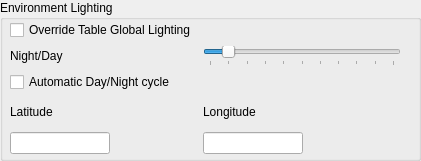
    <widget class="QGroupBox" name="GroupBoxEnvironmentLighting">
     <property name="geometry">
      <rect>
       <x>10</x>
       <y>470</y>
       <width>421</width>
       <height>161</height>
      </rect>
     </property>
     <property name="title">
      <string>Environment Lighting</string>
     </property>
     <widget class="QWidget" name="gridLayoutWidget_49">
      <property name="geometry">
       <rect>
        <x>10</x>
        <y>20</y>
        <width>391</width>
        <height>134</height>
       </rect>
      </property>
      <layout class="QGridLayout" name="GridEnvironmentLighting">
       <item row="3" column="0">
        <widget class="QLabel" name="LabelLatitude">
         <property name="frameShape">
          <enum>QFrame::Shape::NoFrame</enum>
         </property>
         <property name="text">
          <string>Latitude</string>
         </property>
        </widget>
       </item>
       <item row="0" column="0">
        <widget class="QCheckBox" name="OverrideTableEmissionScale">
         <property name="text">
          <string>Override Table Global Lighting</string>
         </property>
        </widget>
       </item>
       <item row="3" column="1">
        <widget class="QLabel" name="LabelLongitude">
         <property name="frameShape">
          <enum>QFrame::Shape::NoFrame</enum>
         </property>
         <property name="text">
          <string>Longitude</string>
         </property>
        </widget>
       </item>
       <item row="1" column="1">
        <widget class="QSlider" name="EmissionScale">
         <property name="minimum">
          <number>0</number>
         </property>
         <property name="maximum">
          <number>10</number>
         </property>
         <property name="singleStep">
          <number>1</number>
         </property>
         <property name="pageStep">
          <number>0</number>
         </property>
         <property name="sliderPosition">
          <number>1</number>
         </property>
         <property name="orientation">
          <enum>Qt::Orientation::Horizontal</enum>
         </property>
         <property name="tickPosition">
          <enum>QSlider::TickPosition::TicksBelow</enum>
         </property>
        </widget>
       </item>
       <item row="2" column="0">
        <widget class="QCheckBox" name="DynamicDayNight">
         <property name="text">
          <string>Automatic Day/Night cycle</string>
         </property>
        </widget>
       </item>
       <item row="1" column="0">
        <widget class="QLabel" name="LabelNightAndDay">
         <property name="frameShape">
          <enum>QFrame::Shape::NoFrame</enum>
         </property>
         <property name="text">
          <string>Night/Day</string>
         </property>
        </widget>
       </item>
       <item row="4" column="0">
        <widget class="QLineEdit" name="Latitude">
         <property name="maximumSize">
          <size>
           <width>100</width>
           <height>16777215</height>
          </size>
         </property>
         <property name="inputMask">
          <string>999999</string>
         </property>
         <property name="text">
          <string/>
         </property>
        </widget>
       </item>
       <item row="4" column="1">
        <widget class="QLineEdit" name="Longitude">
         <property name="maximumSize">
          <size>
           <width>100</width>
           <height>16777215</height>
          </size>
         </property>
         <property name="inputMask">
          <string>999999</string>
         </property>
         <property name="text">
          <string/>
         </property>
        </widget>
       </item>
      </layout>
     </widget>
    </widget>
